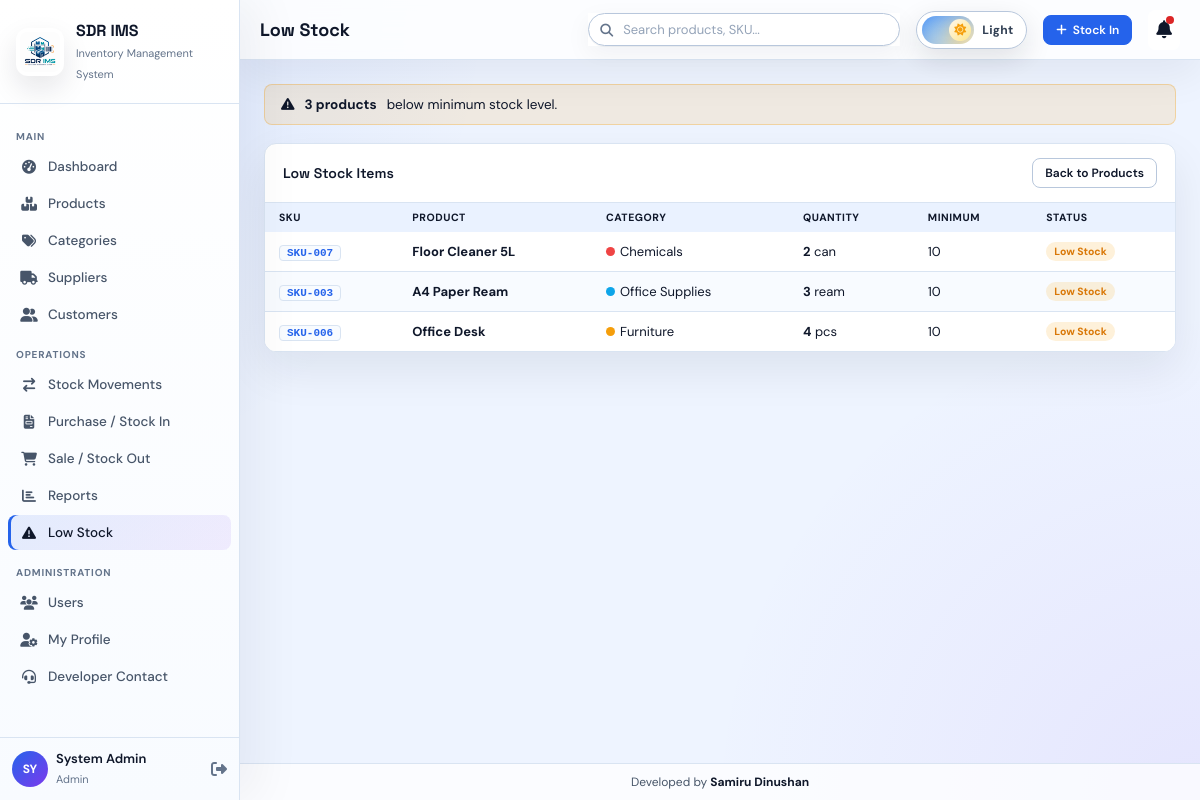
Screenshot of /low_stock.php (signed in) with the database file from the repository.
### tables this page shows
CREATE TABLE products (
    id INT AUTO_INCREMENT PRIMARY KEY,
    sku VARCHAR(50) NOT NULL UNIQUE,
    barcode VARCHAR(100) NULL UNIQUE,
    product_name VARCHAR(180) NOT NULL,
    category_id INT NULL,
    supplier_id INT NULL,
    unit VARCHAR(40) DEFAULT 'pcs',
    location VARCHAR(80),
    quantity INT DEFAULT 0,
    min_stock INT DEFAULT 10,
    cost_price DECIMAL(12,2) DEFAULT 0,
    selling_price DECIMAL(12,2) DEFAULT 0,
    created_at TIMESTAMP DEFAULT CURRENT_TIMESTAMP,
    FOREIGN KEY (category_id) REFERENCES categories(id) ON DELETE SET NULL,
    FOREIGN KEY (supplier_id) REFERENCES suppliers(id) ON DELETE SET NULL
);

CREATE TABLE categories (
    id INT AUTO_INCREMENT PRIMARY KEY,
    category_name VARCHAR(120) NOT NULL UNIQUE,
    description TEXT,
    color VARCHAR(20) DEFAULT '#4f8ef7',
    icon VARCHAR(50) DEFAULT 'fa-box'
);

### config.php (called while the page is built, shortened)
<?php
function h($value) {
    return htmlspecialchars($value ?? '', ENT_QUOTES, 'UTF-8');
}

### low_stock.php (the view, shortened to what this page needs)
<?php
include "auth.php";
$rows = mysqli_query($conn, "SELECT p.*, c.category_name, c.color FROM products p LEFT JOIN categories c ON p.category_id=c.id WHERE p.quantity <= p.min_stock ORDER BY p.quantity ASC");
$count = mysqli_num_rows($rows);
?>
<?php include "partials/header.php"; ?>
<?php include "partials/sidebar.php"; ?>
<div class="main">
<?php include "partials/topbar.php"; ?>
<div class="content">
  <?php if($count > 0): ?><div class="alert-banner alert-warn"><i class="fa-solid fa-triangle-exclamation"></i> <b><?php echo $count; ?> products</b> below minimum stock level.</div><?php endif; ?>
  <div class="card">
    <div class="card-hdr"><h3>Low Stock Items</h3><a class="btn-sm" href="products.php">Back to Products</a></div>
    <table>
      <thead><tr><th>SKU</th><th>Product</th><th>Category</th><th>Quantity</th><th>Minimum</th><th>Status</th></tr></thead>
      <tbody>
      <?php while($r=mysqli_fetch_assoc($rows)): ?>
        <tr>
          <td><span class="sku"><?php echo h($r['sku']); ?></span></td>
          <td><b><?php echo h($r['product_name']); ?></b></td>
          <td><span class="cat-dot" style="background:<?php echo h($r['color'] ?? '#4f8ef7'); ?>"></span><?php echo h($r['category_name']); ?></td>
          <td style="color:var(--danger)"><b><?php echo $r['quantity']; ?></b> <?php echo h($r['unit']); ?></td>
          <td><?php echo $r['min_stock']; ?></td>
          <td><span class="badge badge-w">Low Stock</span></td>
        </tr>
      <?php endwhile; ?>
      </tbody>
    </table>
  </div>
</div>
</div>
<?php include "partials/footer.php"; ?>

### rows the page displays
products: sku "SKU-007", product_name "Floor Cleaner 5L", category.category_name "Chemicals", quantity "2", unit "can", min_stock "10"
products: sku "SKU-003", product_name "A4 Paper Ream", category.category_name "Office Supplies", quantity "3", unit "ream", min_stock "10"
products: sku "SKU-006", product_name "Office Desk", category.category_name "Furniture", quantity "4", unit "pcs", min_stock "10"

### other values shown
substr($_SESSION['name'] ?? 'AD', 0, 2) "SY"
$_SESSION['name'] "System Admin"
$_SESSION['role'] "Admin"
$pageTitle "Low Stock"
$count "3"
